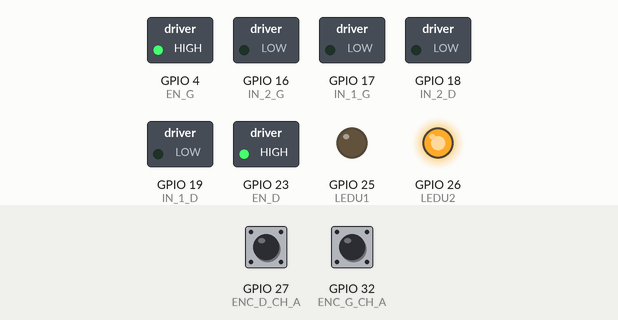
This sketch was run on a simulated ESP32. On the bench: switched loads named in the sketch (green lamp = pin HIGH), output pins drawn as LEDs (lit = HIGH). The test bench sets the inputs (shaded band); at power-on: GPIO 27 (ENC_D_CH_A) HIGH, GPIO 32 (ENC_G_CH_A) HIGH. What the sketch prints to the serial monitor is not drawn.

Above: at 3.17 s.
At 6.1 s:
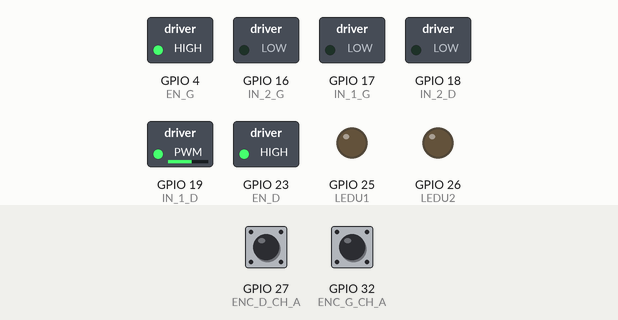
At 8.1 s:
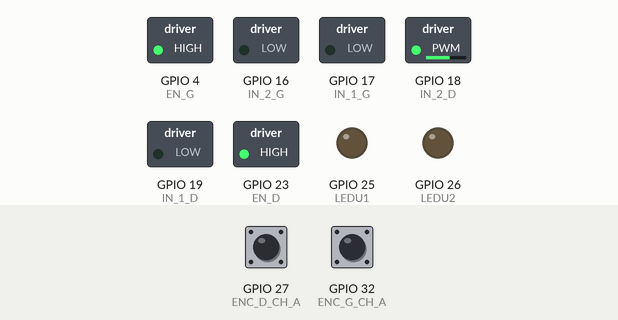
At 10.1 s:
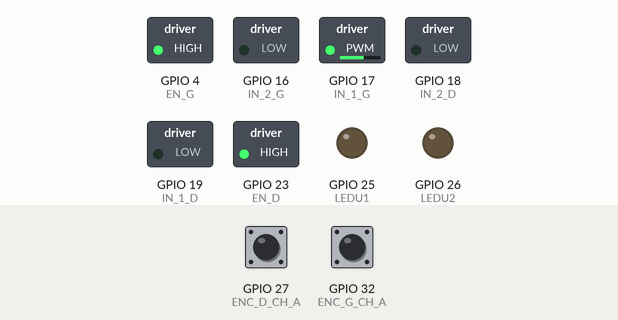
At 12.1 s:
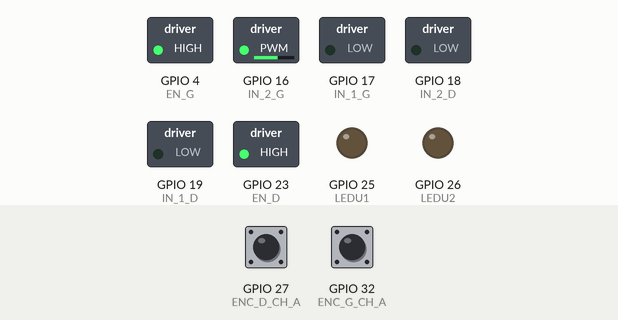
At 16.1 s:
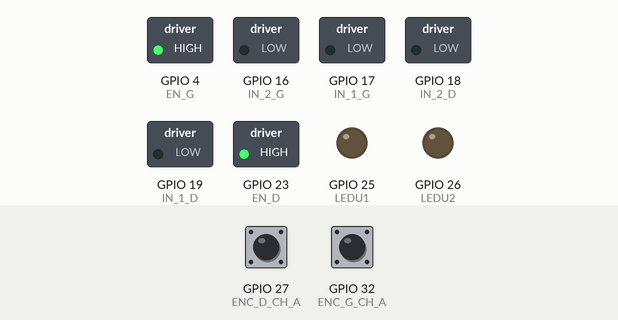
Timing chart, 0 to 40.0 s (numbered marks = the images above):
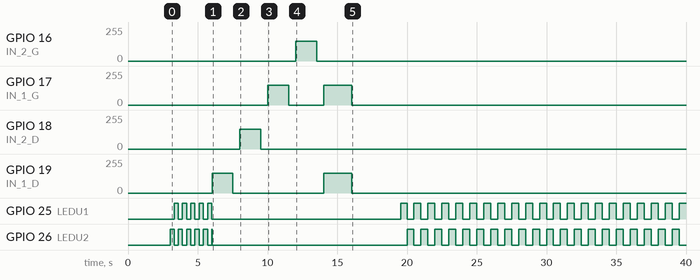

Measured:
- by itself, GPIO 16 (IN_2_G): 0/255 → 149/255 at 12.0 s, → 0/255 1.5 s later
- by itself, GPIO 17 (IN_1_G): 0/255 → 149/255 at 10.0 s, → 0/255 1.5 s later, → 149/255 2.5 s later, → 0/255 2.0 s later
- by itself, GPIO 18 (IN_2_D): 0/255 → 149/255 at 8.0 s, → 0/255 1.5 s later
- by itself, GPIO 19 (IN_1_D): 0/255 → 149/255 at 6.0 s, → 0/255 1.5 s later, → 149/255 6.5 s later, → 0/255 2.0 s later
- by itself, GPIO 25 (LEDU1): goes 4 × (HIGH 0.30 s, LOW 0.30 s), HIGH 0.30 s, LOW 13.6 s, 20 × (HIGH 0.45 s, LOW 0.50 s), then HIGH
- by itself, GPIO 26 (LEDU2): goes 5 × (HIGH 0.28 s, LOW 0.30 s), HIGH 0.02 s, LOW 14.0 s, 19 × (HIGH 0.50 s, LOW 0.50 s), HIGH 0.50 s, then LOW

The sketch:

drawbot_test.ino
```cpp
// ============================================================
//  DRAWBOT – Code de test complet
//  ECE Paris – Systèmes Bouclés 2026
//  À téléverser via VSCode (extension Arduino / PlatformIO)
//  Carte cible : NodeMCU ESP32
// ============================================================

#include <Arduino.h>
#include <Wire.h>
#include <WiFi.h>

// ---------- Définitions des pins (slide 6 du cours) ----------

// LEDs utilisateur
#define LEDU1 25
#define LEDU2 26

// Enable moteurs
#define EN_D 23
#define EN_G  4

// Commande PWM moteur droit
#define IN_1_D 19
#define IN_2_D 18

// Commande PWM moteur gauche
#define IN_1_G 17
#define IN_2_G 16

// Encodeurs
#define ENC_G_CH_A 32
#define ENC_G_CH_B 33
#define ENC_D_CH_A 27
#define ENC_D_CH_B 14

// I2C
#define SDA_PIN 21
#define SCL_PIN 22

// Adresses I2C des capteurs
#define ADDR_IMU 0x6B   // LSM6DS3
#define ADDR_MAG 0x1E   // LIS3MDL

// ---------- Paramètres PWM (LEDC ESP32) ----------
#define PWM_FREQ      20000   // 20 kHz  (inaudible)
#define PWM_RES       8       // 8 bits → 0‑255
#define CH_IN1_D      0
#define CH_IN2_D      1
#define CH_IN1_G      2
#define CH_IN2_G      3

// ---------- Variables encodeurs (volatile = modifiées par ISR) ----------
volatile long encG = 0;
volatile long encD = 0;

// ---------- Interruptions encodeurs ----------
void IRAM_ATTR isrEncG() {
  if (digitalRead(ENC_G_CH_B)) encG++;
  else                          encG--;
}

void IRAM_ATTR isrEncD() {
  if (digitalRead(ENC_D_CH_B)) encD++;
  else                          encD--;
}

// ---------- Fonctions utilitaires moteurs ----------

void motorStop() {
  ledcWrite(CH_IN1_D, 0);
  ledcWrite(CH_IN2_D, 0);
  ledcWrite(CH_IN1_G, 0);
  ledcWrite(CH_IN2_G, 0);
}

// vitesse : -255 (arrière) … +255 (avant)
void setMotorD(int vitesse) {
  vitesse = constrain(vitesse, -255, 255);
  if (vitesse >= 0) {
    ledcWrite(CH_IN1_D, vitesse);
    ledcWrite(CH_IN2_D, 0);
  } else {
    ledcWrite(CH_IN1_D, 0);
    ledcWrite(CH_IN2_D, -vitesse);
  }
}

void setMotorG(int vitesse) {
  vitesse = constrain(vitesse, -255, 255);
  if (vitesse >= 0) {
    ledcWrite(CH_IN1_G, vitesse);
    ledcWrite(CH_IN2_G, 0);
  } else {
    ledcWrite(CH_IN1_G, 0);
    ledcWrite(CH_IN2_G, -vitesse);
  }
}

// ---------- Scan I2C ----------
void scanI2C() {
  Serial.println("\n=== Scan I2C ===");
  int found = 0;
  for (byte addr = 1; addr < 127; addr++) {
    Wire.beginTransmission(addr);
    if (Wire.endTransmission() == 0) {
      Serial.printf("  Périphérique trouvé à 0x%02X", addr);
      if (addr == ADDR_IMU) Serial.print("  <-- IMU LSM6DS3  OK");
      if (addr == ADDR_MAG) Serial.print("  <-- MAG LIS3MDL  OK");
      Serial.println();
      found++;
    }
  }
  if (found == 0) Serial.println("  Aucun périphérique I2C detecté !");
  else Serial.printf("  %d périphérique(s) trouvé(s)\n", found);
}

// ---------- Setup ----------
void setup() {
  Serial.begin(115200);
  delay(1000);
  Serial.println("\n\n========================================");
  Serial.println("   DRAWBOT – Test de démarrage");
  Serial.println("   ECE Paris – Systèmes Bouclés 2026");
  Serial.println("========================================\n");

  // ----- LEDs -----
  pinMode(LEDU1, OUTPUT);
  pinMode(LEDU2, OUTPUT);
  digitalWrite(LEDU1, LOW);
  digitalWrite(LEDU2, LOW);

  // ----- Enable moteurs -----
  pinMode(EN_D, OUTPUT);
  pinMode(EN_G, OUTPUT);
  digitalWrite(EN_D, HIGH);   // activer les drivers
  digitalWrite(EN_G, HIGH);

  // ----- PWM moteurs (API LEDC ESP32) -----
  ledcSetup(CH_IN1_D, PWM_FREQ, PWM_RES);
  ledcSetup(CH_IN2_D, PWM_FREQ, PWM_RES);
  ledcSetup(CH_IN1_G, PWM_FREQ, PWM_RES);
  ledcSetup(CH_IN2_G, PWM_FREQ, PWM_RES);

  ledcAttachPin(IN_1_D, CH_IN1_D);
  ledcAttachPin(IN_2_D, CH_IN2_D);
  ledcAttachPin(IN_1_G, CH_IN1_G);
  ledcAttachPin(IN_2_G, CH_IN2_G);

  motorStop();

  // ----- Encodeurs -----
  pinMode(ENC_G_CH_A, INPUT_PULLUP);
  pinMode(ENC_G_CH_B, INPUT_PULLUP);
  pinMode(ENC_D_CH_A, INPUT_PULLUP);
  pinMode(ENC_D_CH_B, INPUT_PULLUP);

  attachInterrupt(digitalPinToInterrupt(ENC_G_CH_A), isrEncG, RISING);
  attachInterrupt(digitalPinToInterrupt(ENC_D_CH_A), isrEncD, RISING);

  // ----- I2C -----
  Wire.begin(SDA_PIN, SCL_PIN);
  Wire.setClock(400000);   // 400 kHz
  scanI2C();

  Serial.println("\nDémarrage des tests dans 2 s …");
  delay(2000);
}

// ---------- Loop : séquence de tests ----------

// États de la machine de test
enum TestState {
  TEST_LED,
  TEST_MOTOR_D_FWD,
  TEST_MOTOR_D_BWD,
  TEST_MOTOR_G_FWD,
  TEST_MOTOR_G_BWD,
  TEST_BOTH_FWD,
  TEST_ENCODER,
  TEST_I2C,
  TEST_DONE
};

TestState state       = TEST_LED;
unsigned long tStart  = 0;
int           step    = 0;

void loop() {
  unsigned long now = millis();

  switch (state) {

    // ---- Test LEDs (clignotement alterné) ----
    case TEST_LED:
      if (step == 0) {
        Serial.println(">>> TEST 1 : LEDs");
        tStart = now;
        step = 1;
      }
      if (now - tStart < 3000) {
        bool tog = ((now / 300) % 2);
        digitalWrite(LEDU1, tog);
        digitalWrite(LEDU2, !tog);
      } else {
        digitalWrite(LEDU1, LOW);
        digitalWrite(LEDU2, LOW);
        Serial.println("    LEDs OK");
        step = 0;
        state = TEST_MOTOR_D_FWD;
      }
      break;

    // ---- Test moteur droit avant ----
    case TEST_MOTOR_D_FWD:
      if (step == 0) {
        Serial.println(">>> TEST 2 : Moteur DROIT – avant (150/255)");
        encD = 0;
        setMotorD(150);
        tStart = now;
        step = 1;
      }
      if (now - tStart > 1500) {
        motorStop();
        Serial.printf("    Encodeur droit : %ld ticks\n", encD);
        if (encD > 5) Serial.println("    Moteur + encodeur droit OK");
        else           Serial.println("    /!\\ Encodeur droit ne compte pas – vérifier câblage");
        step = 0;
        delay(500);
        state = TEST_MOTOR_D_BWD;
      }
      break;

    // ---- Test moteur droit arrière ----
    case TEST_MOTOR_D_BWD:
      if (step == 0) {
        Serial.println(">>> TEST 3 : Moteur DROIT – arrière");
        encD = 0;
        setMotorD(-150);
        tStart = now;
        step = 1;
      }
      if (now - tStart > 1500) {
        motorStop();
        Serial.printf("    Encodeur droit arrière : %ld ticks\n", encD);
        step = 0;
        delay(500);
        state = TEST_MOTOR_G_FWD;
      }
      break;

    // ---- Test moteur gauche avant ----
    case TEST_MOTOR_G_FWD:
      if (step == 0) {
        Serial.println(">>> TEST 4 : Moteur GAUCHE – avant (150/255)");
        encG = 0;
        setMotorG(150);
        tStart = now;
        step = 1;
      }
      if (now - tStart > 1500) {
        motorStop();
        Serial.printf("    Encodeur gauche : %ld ticks\n", encG);
        if (encG > 5) Serial.println("    Moteur + encodeur gauche OK");
        else           Serial.println("    /!\\ Encodeur gauche ne compte pas – vérifier câblage");
        step = 0;
        delay(500);
        state = TEST_MOTOR_G_BWD;
      }
      break;

    // ---- Test moteur gauche arrière ----
    case TEST_MOTOR_G_BWD:
      if (step == 0) {
        Serial.println(">>> TEST 5 : Moteur GAUCHE – arrière");
        encG = 0;
        setMotorG(-150);
        tStart = now;
        step = 1;
      }
      if (now - tStart > 1500) {
        motorStop();
        Serial.printf("    Encodeur gauche arrière : %ld ticks\n", encG);
        step = 0;
        delay(500);
        state = TEST_BOTH_FWD;
      }
      break;

    // ---- Test les deux moteurs ensemble ----
    case TEST_BOTH_FWD:
      if (step == 0) {
        Serial.println(">>> TEST 6 : Les deux moteurs – avant simultané");
        encG = 0; encD = 0;
        setMotorD(150);
        setMotorG(150);
        tStart = now;
        step = 1;
      }
      if (now - tStart > 2000) {
        motorStop();
        Serial.printf("    Encodeur G=%ld  D=%ld ticks\n", encG, encD);
        long diff = abs(encG - encD);
        if (diff < 20) Serial.println("    Deux moteurs synchrones OK");
        else           Serial.printf("    /!\\ Écart entre roues = %ld ticks (normal si sol glissant)\n", diff);
        step = 0;
        delay(500);
        state = TEST_ENCODER;
      }
      break;

    // ---- Affichage continu encodeurs (3 s) ----
    case TEST_ENCODER:
      if (step == 0) {
        Serial.println(">>> TEST 7 : Lecture encodeurs en temps réel (3 s) – faites tourner les roues à la main");
        encG = 0; encD = 0;
        tStart = now;
        step = 1;
      }
      if (now - tStart < 3000) {
        static unsigned long tPrint = 0;
        if (now - tPrint > 200) {
          tPrint = now;
          Serial.printf("    G=%5ld  D=%5ld\n", encG, encD);
        }
      } else {
        Serial.println("    Test encodeurs terminé");
        step = 0;
        state = TEST_I2C;
      }
      break;

    // ---- Lecture registre WHO_AM_I des deux capteurs I2C ----
    case TEST_I2C:
      if (step == 0) {
        Serial.println(">>> TEST 8 : Capteurs I2C (WHO_AM_I)");

        // LSM6DS3 – registre 0x0F doit retourner 0x69 ou 0x6A
        Wire.beginTransmission(ADDR_IMU);
        Wire.write(0x0F);
        Wire.endTransmission(false);
        Wire.requestFrom(ADDR_IMU, 1);
        if (Wire.available()) {
          uint8_t id = Wire.read();
          Serial.printf("    IMU LSM6DS3 WHO_AM_I = 0x%02X  %s\n",
                        id, (id == 0x69 || id == 0x6A) ? "OK" : "/!\\ inattendu");
        } else {
          Serial.println("    /!\\ IMU non répondu");
        }

        // LIS3MDL – registre 0x0F doit retourner 0x3D
        Wire.beginTransmission(ADDR_MAG);
        Wire.write(0x0F);
        Wire.endTransmission(false);
        Wire.requestFrom(ADDR_MAG, 1);
        if (Wire.available()) {
          uint8_t id = Wire.read();
          Serial.printf("    MAG LIS3MDL WHO_AM_I = 0x%02X  %s\n",
                        id, (id == 0x3D) ? "OK" : "/!\\ inattendu");
        } else {
          Serial.println("    /!\\ MAG non répondu");
        }

        step = 0;
        state = TEST_DONE;
      }
      break;

    // ---- Bilan ----
    case TEST_DONE:
      if (step == 0) {
        Serial.println("\n========================================");
        Serial.println("   Tous les tests terminés !");
        Serial.println("   Consulte le moniteur série ci-dessus.");
        Serial.println("   Les LEDs clignotent en alternance.");
        Serial.println("========================================\n");
        step = 1;
      }
      // Clignotement continu pour confirmer que le code tourne
      digitalWrite(LEDU1, (millis() / 500) % 2);
      digitalWrite(LEDU2, !((millis() / 500) % 2));
      break;
  }
}
```
